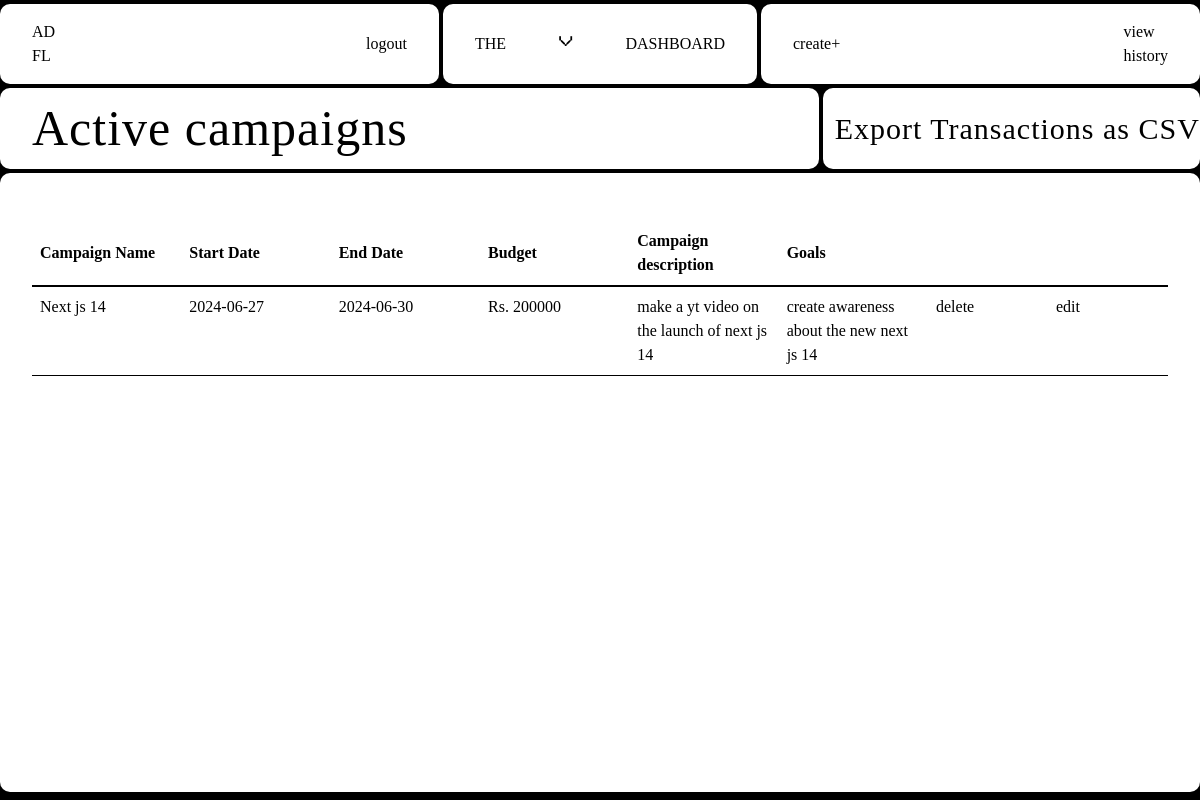
Page /sponsor/viewCampaigns (signed in) on the committed database.
### Adfluence/models.py (models this page shows)
class Campaign(db.Model):
    __tablename__ = "campaign"
    id = db.Column(db.Integer, primary_key=True)
    name = db.Column(db.String(140), nullable=False)
    description = db.Column(db.Text, nullable=False)
    start_date = db.Column(db.Date, nullable=False)
    end_date = db.Column(db.Date, nullable=False)
    budget = db.Column(db.Integer, nullable=False)
    visibility = db.Column(db.String(10), nullable=False)  # 'public' or 'private'
    goals = db.Column(db.Text, nullable=False)
    niche = db.Column(db.String(100), nullable=False)
    status = db.Column(db.String(100), nullable=False, default="Incomplete")
    flagged = db.Column(db.Boolean, default=False)
    user_id = db.Column(db.Integer, db.ForeignKey("user.id"), nullable=False)
    ad_requests = db.relationship(
        "AdRequest", backref="campaign", cascade="all, delete-orphan"
    )
    campaign_requests = db.relationship(
        "campaignRequest", backref="campaign", cascade="all, delete-orphan"
    )

### Adfluence/sponsor.py (the view)
@sponsor.route("/viewCampaigns", methods=["GET"])
@role_required("Sponsor")
@login_required
def viewCampaigns():
    active_campaigns = Campaign.query.filter_by(user_id=current_user.id).all()
    return render_template(
        "Sponsor/viewCampaigns.html", user=current_user, campaigns=active_campaigns
    )

### Adfluence/views.py (called while the page is built)
def role_required(role):
    def decorator(f):
        @wraps(f)
        def decorated_function(*args, **kwargs):
            if current_user.role != role:
                abort(403)
            return f(*args, **kwargs)
        return decorated_function
    return decorator

### Adfluence/templates/Sponsor/viewCampaigns.html (shortened to what this page needs)
{% extends "base.html" %} {% block head %}
<link
  rel="stylesheet"
  href="{{ url_for('static', filename='src/sponsor_css/view_campaigns.css') }}"
/>
{% endblock %} {% block content %}
<div class="container">
  <nav>
    <div class="nav-1">
      <a href="{{ url_for('sponsor.dashboard') }}" class="logo view">
        AD <br />
        FL
      </a>
      <a href="{{ url_for('views.logout') }}" class="view">logout</a>
    </div>
    <div class="nav-2">
      <p class="menu-button view">the</p>
      <p class="x">v</p>
      <p class="menu-button view">dashboard</p>
    </div>
    <div class="nav-3">
      {% if user.flagged == False %}
      <a href="{{ url_for('sponsor.createCampaign') }}" class="view">create+</a>
      {% endif %}
      <a
        href="{{ url_for('sponsor.payment_history',user_id=current_user.id) }}"
        class="view"
      >
        view <br />
        history
      </a>
    </div>
  </nav>
  <div class="content-wrapper">
    <div class="header-wrapper">
      <div class="header-1">
        <h1>Active campaigns</h1>
      </div>
      <div class="header-2">
        <div class="marquee">
          <span>
            <a href="{{ url_for('sponsor.export_csv')}}">
              Export Transactions as CSV &nbsp; Export Transactions as CSV
              &nbsp; Export Transactions as CSV &nbsp; Export Transactions as
              CSV &nbsp; Export Transactions as CSV &nbsp; Export Transactions
              as CSV &nbsp; Export Transactions as CSV &nbsp; Export
              Transactions as CSV &nbsp; Export Transactions as CSV &nbsp;
            </a>
          </span>
        </div>
      </div>
    </div>
    <div class="table-wrapper">
      <table class="first-table">
        <thead>
          <tr>
            <th>Campaign Name</th>
            <th>Start Date</th>
            <th>End Date</th>
            <th>Budget</th>
            <th>Campaign description</th>
            <th>Goals</th>
            <th class="link"></th>
            <th class="link"></th>
          </tr>
        </thead>
        <tbody>
          {% for campaign in campaigns %}
          <tr>
            <td>
              <a
                href="{{ url_for('sponsor.viewCampaign', campaign_id=campaign.id) }}"
                class="view"
                >{{ campaign.name }}</a
              >
            </td>
            <td>{{ campaign.start_date.strftime('%Y-%m-%d') }}</td>
            <td>{{ campaign.end_date.strftime('%Y-%m-%d') }}</td>
            <td>Rs. {{ campaign.budget }}</td>
            <td>{{ campaign.description }}</td>
            <td>{{ campaign.goals }}</td>
            <td class="link danger">
              <form
                action="{{ url_for('sponsor.deleteCampaign', campaign_id=campaign.id) }}"
                method="POST"
                onsubmit="return confirm('Are you sure you want to delete this campaign?');"
              >
                <button type="submit">delete</button>
              </form>
            </td>
            {% if campaign.flagged==True %}
            <td class="status-rejected">Flagged by admin</td>
            {% else %}
            <td class="link view">
              <form
                action="{{ url_for('sponsor.editCampaign', campaign_id=campaign.id) }}"
                method="POST"
                onsubmit="return confirm('Are you sure you want to edit this campaign?');"
              >
                <button type="submit">edit</button>
              </form>
            </td>
            {% endif %}
          </tr>
          {% endfor %}
        </tbody>
      </table>
    </div>
  </div>
  {% endblock %}

### Adfluence/static/css/main.css (style rules this page uses)
html, :host { line-height: 1.5; -webkit-text-size-adjust: 100%; -moz-tab-size: 4; -o-tab-size: 4; tab-size: 4; font-family: ui-sans-serif, system-ui, sans-serif, "Apple Color Emoji", "Segoe UI Emoji", "Segoe UI Symbol", "Noto Color Emoji"; font-feature-settings: normal; font-variation-settings: normal; -webkit-tap-highlight-color: transparent; }
body { margin: 0; line-height: inherit; }
h1, h2, h3, h4, h5, h6 { font-size: inherit; font-weight: inherit; }
a { color: inherit; text-decoration: inherit; }
table { text-indent: 0; border-color: inherit; border-collapse: collapse; }
button, input, optgroup, select, textarea { font-family: inherit; font-feature-settings: inherit; font-variation-settings: inherit; font-size: 100%; font-weight: inherit; line-height: inherit; letter-spacing: inherit; color: inherit; margin: 0; padding: 0; }
button, select { text-transform: none; }
button, input:where([type='button']), input:where([type='reset']), input:where([type='submit']) { -webkit-appearance: button; background-color: transparent; background-image: none; }
blockquote, dl, dd, h1, h2, h3, h4, h5, h6, hr, figure, p, pre { margin: 0; }
button, [role="button"] { cursor: pointer; }
.container { width: 100%; }
@media (min-width: 640px) { .container { max-width: 640px; } }
@media (min-width: 768px) { .container { max-width: 768px; } }
@media (min-width: 1024px) { .container { max-width: 1024px; } }
* { margin: 0; padding: 0; }
.container { margin: 0 auto; }

### Adfluence/static/src/input.css (style rules this page uses)
* { margin: 0; padding: 0; cursor: none; }

### Adfluence/static/src/sponsor_css/view_campaigns.css (style rules this page uses)
* { margin: 0; padding: 0; box-sizing: border-box; }
html, body { width: 100%; height: 100%; background-color: #000; font-family: "Arame"; overflow: hidden; }
p { text-transform: uppercase; }
.x { font-family: sk; margin-top: -10px; font-size: 14px; }
.container { width: 100%; height: 100vh; max-width: 3840px; margin: 0 auto; display: flex; flex-direction: column; gap: 0.25em; }
nav { width: 100%; flex: 1; display: flex; gap: 0.25em; padding: 0.25em 0 0 0; background-color: #000; }
nav > div { display: flex; justify-content: space-between; align-items: center; padding: 1em 2em; background: #fff; color: #000; border-radius: 10px; }
.nav-1 { flex: 3; }
.nav-2 { flex: 2; }
.view { cursor: pointer; transition: all 0.2s ease-out; font-family: "Arame"; }
.nav-3 { flex: 3; }
.content-wrapper { flex: 12; width: 100%; height: 100%; display: flex; flex-direction: column; padding: 0 0 0.5em 0; background-color: #000; gap: 0.25em; overflow: hidden; }
.header-wrapper { display: flex; gap: 0.25em; }
.header-1 { flex: 8; background-color: #fff; color: #000; border-radius: 10px; text-align: left; padding: 0.2em 2em; }
.header-1 h1 { font-family: up; font-size: 50px; letter-spacing: 1px; }
.header-2 { flex: 4; position: relative; background-color: #fff; border-radius: 10px; display: flex; justify-content: center; transition: all 0.2s ease-out; }
.marquee { width: 100%; position: absolute; padding: 1em 0; overflow: hidden; z-index: 3; display: flex; align-items: center; white-space: nowrap; margin: 0 auto; bottom: 2px; }
.marquee span { font-family: up; font-weight: normal; letter-spacing: 1px; font-size: 30px; transform: translateX(12px); transition: transform 0.5s ease-in-out; cursor: pointer; }
.marquee a { text-decoration: none; color: inherit; }
.table-wrapper { width: 100%; height: 100vh; overflow-x: auto; overflow-y: auto; display: flex; justify-content: center; border-radius: 10px; background: #fff; padding: 3em 2em; }
.first-table { width: 100%; border-collapse: collapse; table-layout: fixed; height: fit-content; }
.first-table th { position: sticky; top: 0; z-index: 1; background-color: #fff; padding: 0.5em 0.5em; border-bottom: 2px solid #000; text-align: left; font-size: 16px; }
.first-table td { padding: 0.5em 0.5em; border-bottom: 1px solid #000; text-align: left; vertical-align: top; word-wrap: break-word; white-space: normal; font-size: 16px; }
.link { width: 120px; }
.danger { cursor: pointer; transition: all 0.2s ease-out; font-family: "Arame"; }

### rows in the picture
Campaign: name "Next js 14", start_date "2024-06-27", end_date "2024-06-30", budget "200000", description "make a yt video on the launch of next js 14", goals "create awareness about the new next js 14"
